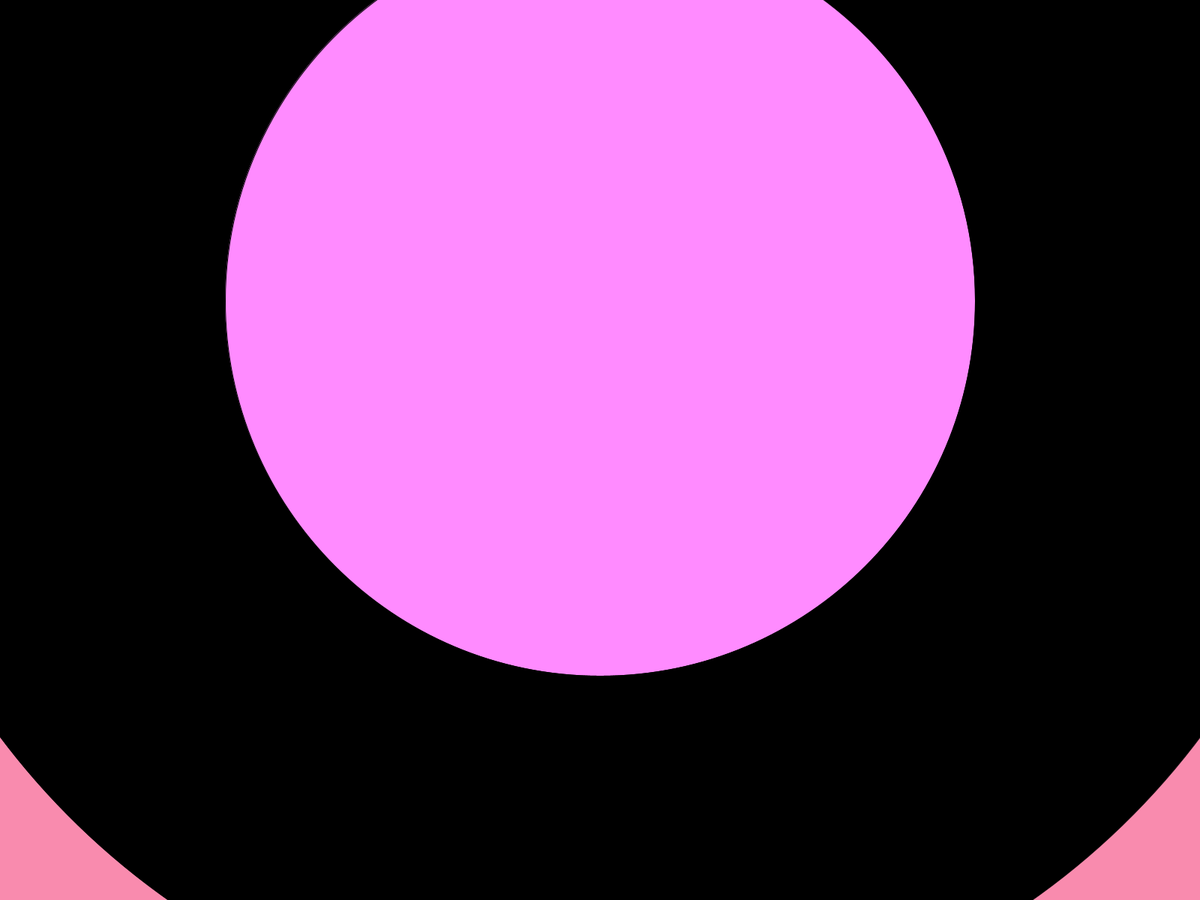
Frame 1 (no input)
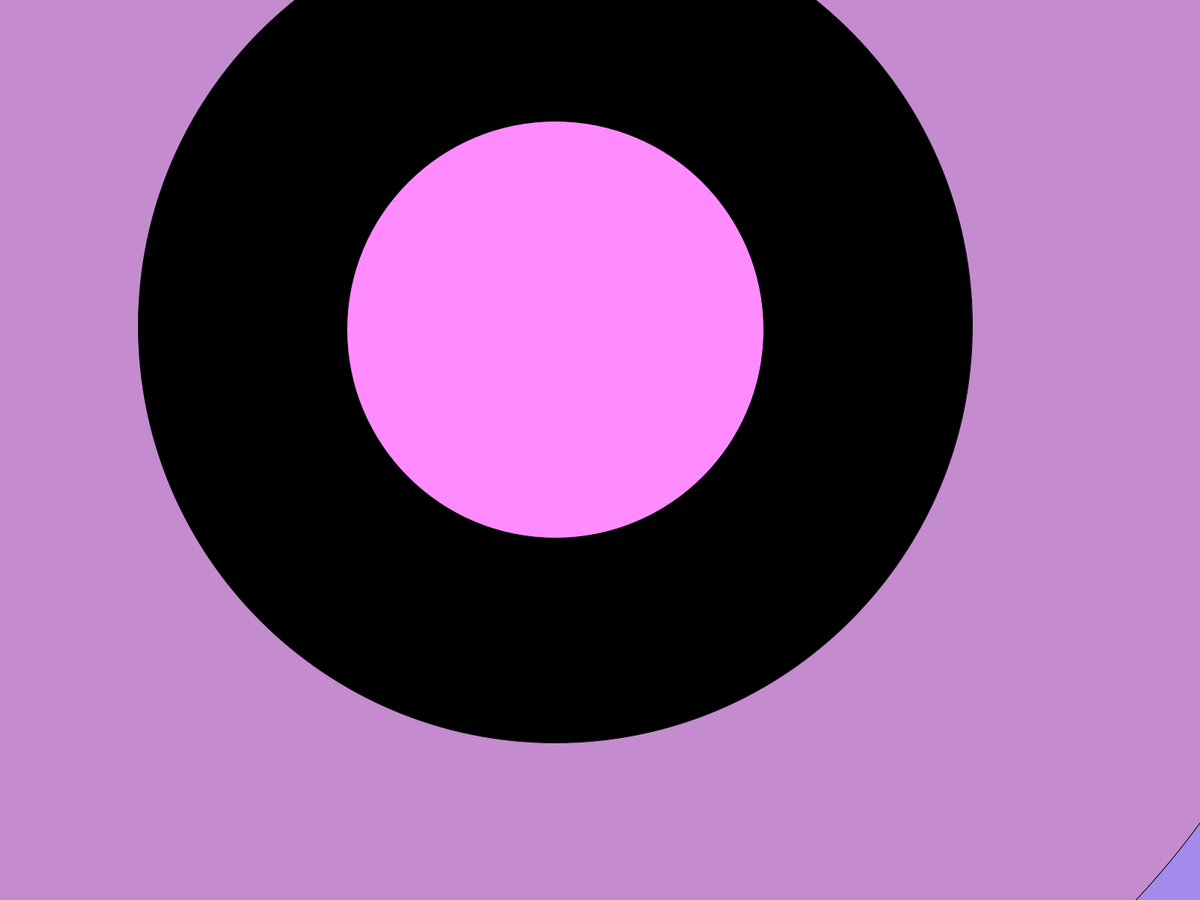
Frame 60 (the mouse pressed at the canvas centre just before this capture)
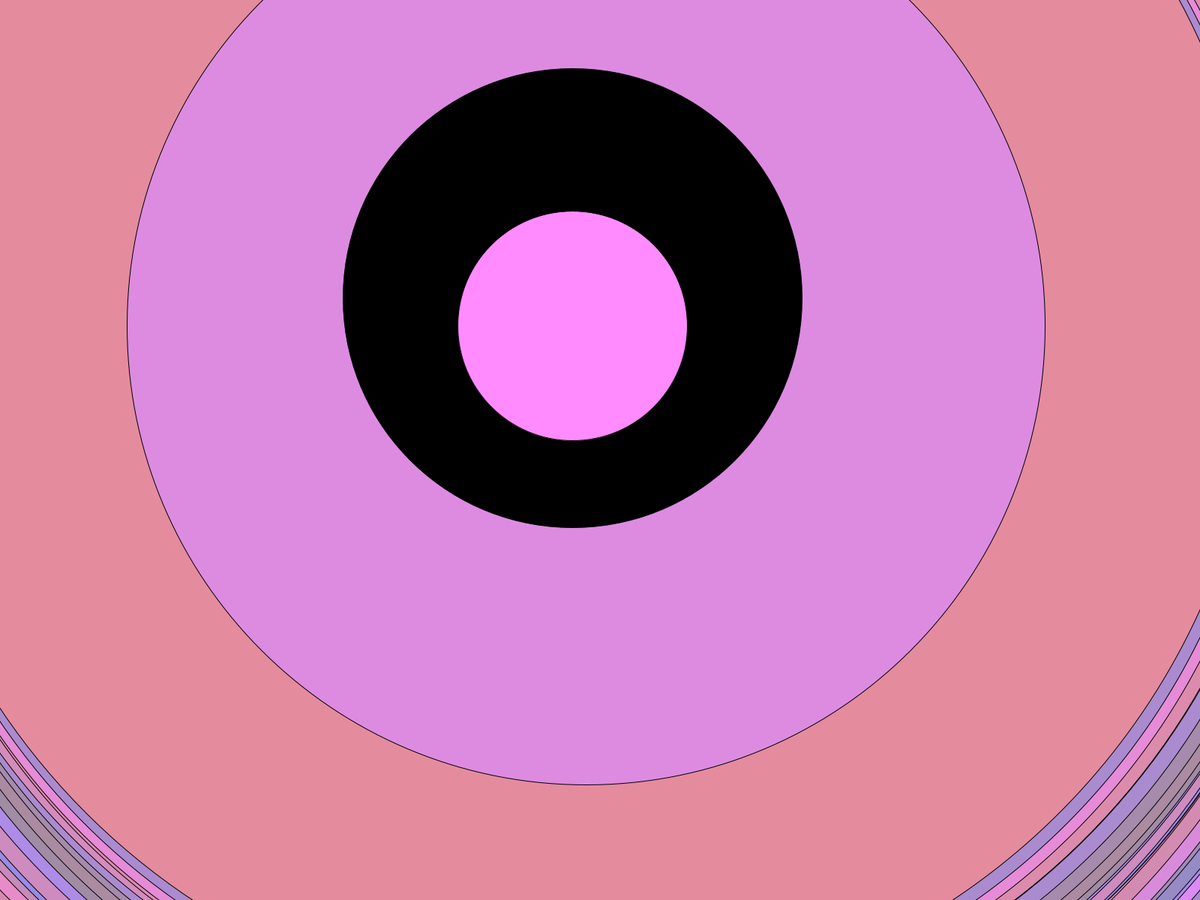
Frame 120 (the mouse held since frame 60 and released just before this capture)

The Processing sketch that drew these frames (run headless with seeded random() and noise(); from frame 60 on, the mouse is pressed at the canvas centre):

// Processing sketch: Ephemera_Lots_Of_Ellipses_Getting_Smaller
// ── Ephemera_Lots_Of_Ellipses_Getting_Smaller.pde
float x, y, r;
float x2,y2,r2;
float x3,y3,r3;
float x4,y4,r4;
float x5,y5,r5;
float x6,y6,r6;

void setup() {
  fullScreen();
 // size(1500,900);
  background(51);
  x = 100;
  y = 100;
  r = 100;
  x2 = 75;
  y2 = height;
  r2 = 20;
  x3 = 500;
  y3 = 300;
  r3 = 100;
  x4 = 900;
  y4 = -100;
  r4 = 80;
  x5 = 400;
  y5 = 1;
  r5 = 2000;
  x6 = -100;
  y6 = -200;
  r6 = 100;
}


void draw() {
  //background(51);
  fill(random(150,255),139,random(150,255));
  ellipse(x5+400,y5+400,r5*3,r5*3);
  fill(random(150,255),139,random(150,255));
  ellipse(x5+random(350,450),y5+400,r5*2,r5*2);
  fill(0,0,0);
  ellipse(x5+400,y5+random(350,450),r5,r5);
  fill(255,139,255);
  ellipse(x5+400,y5+400,r5/2,r5/2);
  x5 = x5 + random(-10,10);
  y5 = y5 + random(-10,10);
  r5 = r5 / 1.01;
 
   if (r5 < 200){
 
 
  fill(random(150,255),0,0);
  ellipse(x+400,y+400,r*3,r*3);
  fill(random(150,255),random(150,255),0);
  ellipse(x+random(350,450),y+400,r*2,r*2);
  fill(0,0,0);
  ellipse(x+400,y+random(350,450),r,r);
  fill(255,0,0);
  ellipse(x+400,y+400,r/2,r/2);
  
  //Little bubbles spawning up from bottom and getting smaller
  //ellipse(x2,y2,r2*1.5,r2*1.5);
  //fill(random(150,255),0,0);
  //ellipse(x2,y2,r2,r2);
  //fill(255,0,0);
  //ellipse(x2+random(45,50),y2,r2*1.5,r2*1.5);
  //fill(random(150,255),0,0);
  //ellipse(x2+random(45,50),y2,r2,r2);
  x2 = x2 + random(0,5);
  y2 = y2 - random(5,10);
  r2 = r2 / random(1,1.5);
  r = r / 1.01;
  x = x + random(-10,10);
  y = y + random(-10,10);
 
 
  fill(random(150,255),0,0);
  ellipse(x3+400,y3+400,r3*3,r3*3);
  fill(random(150,255),random(150,255),0);
  ellipse(x3+random(350,450),y3+400,r3*2,r3*2);
  fill(0,0,0);
  ellipse(x3+400,y3+random(350,450),r3,r3);
  fill(255,0,0);
  ellipse(x3+400,y3+400,r3/2,r3/2);
  x3 = x3 + random(-10,10);
  y3 = y3 + random(-10,10);
  r3 = r3 / 1.01;
  
  fill(random(150,255),0,0);
  ellipse(x4+400,y4+400,r4*3,r4*3);
  fill(random(150,255),random(150,255),0);
  ellipse(x4+random(350,450),y4+400,r4*2,r4*2);
  fill(0,0,0);
  ellipse(x4+400,y4+random(350,450),r4,r4);
  fill(255,0,0);
  ellipse(x4+400,y4+400,r4/2,r4/2);
  x4 = x4 + random(-20,20);
  y4 = y4 + random(-20,20);
  r4 = r4 / 1.01;
  
   fill(0,0,random(150,255));
  ellipse(x6+400,y6+400,r6*3,r6*3);
  fill(0,random(150,255),random(150,255));
  ellipse(x6+random(350,450),y6+400,r6*2,r6*2);
  fill(0,0,0);
  ellipse(x6+400,y6+random(350,450),r6,r6);
  fill(0,0,250);
  ellipse(x6+400,y6+400,r6/2,r6/2);
  x6 = x6 + random(-20,21);
  y6 = y6 + random(-20,21);
  r6 = r6 / 1.01;

   }

    
     
}
